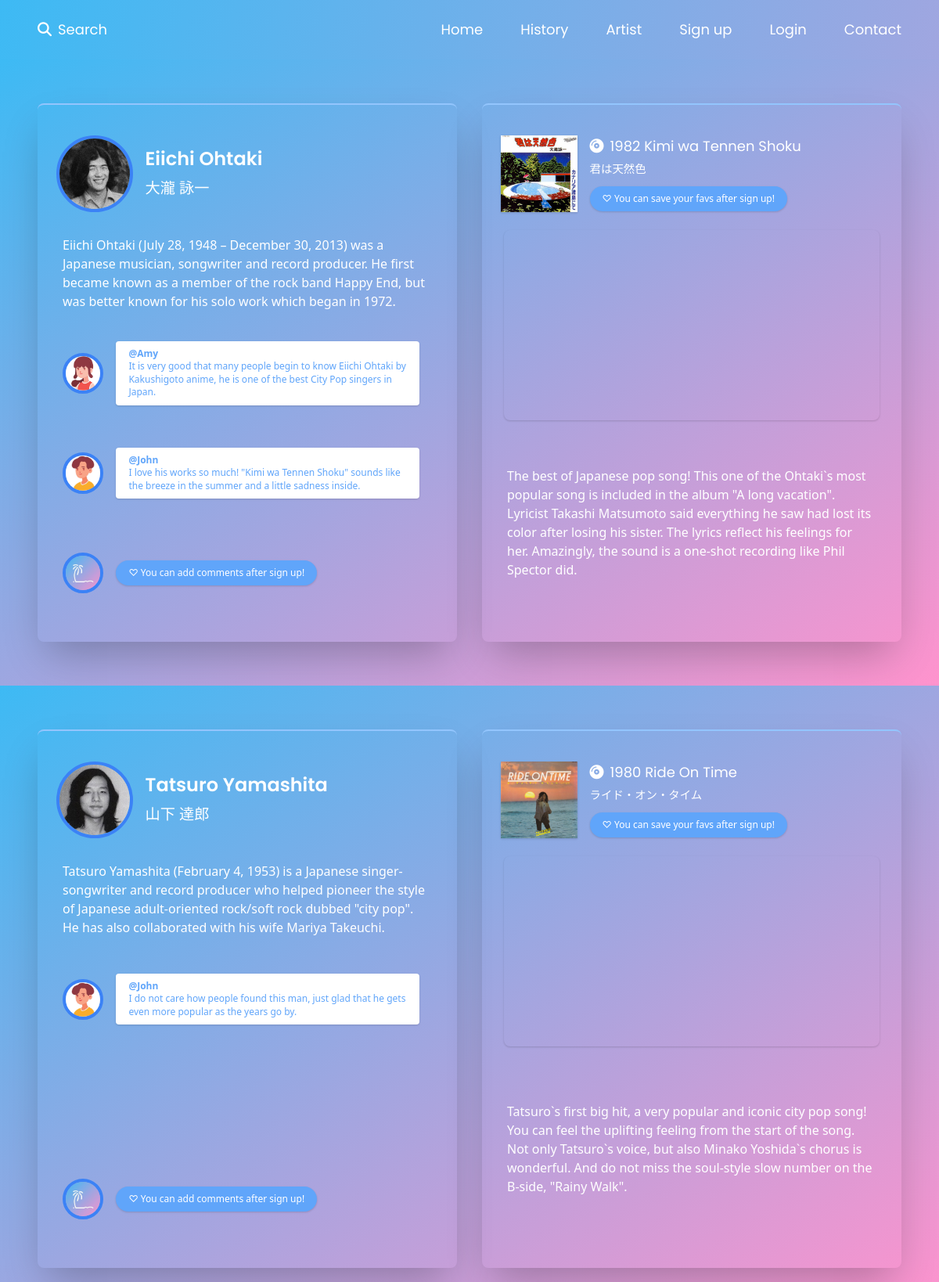
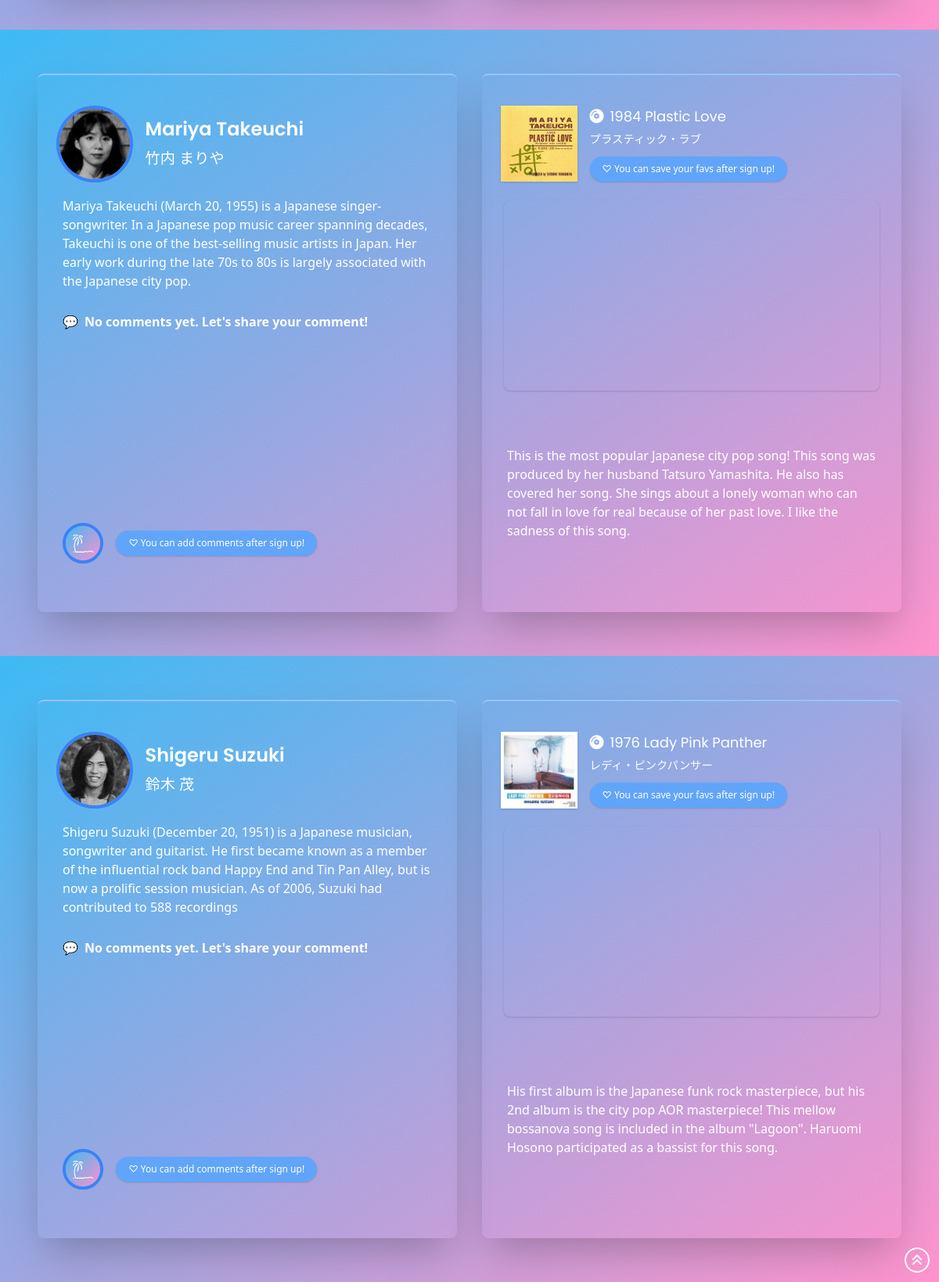
The page /artist on the database its author committed (2 pictures, top to bottom).
### flaskr/models.py (models this page shows, shortened)
class Artist(db.Model):
    __tablename__ = 'artists'
    id = db.Column(db.Integer, primary_key=True)
    from_album_id = db.Column(
        db.Integer, db.ForeignKey('albums.id'), index=True
    )
    year = db.Column(db.Integer)
    name = db.Column(db.String(128))
    name_j = db.Column(db.String(128))
    title = db.Column(db.String(128))
    title_j = db.Column(db.String(128))
    youtube = db.Column(db.Text)
    song_info = db.Column(db.Text)
    artist_info = db.Column(db.Text)
    song_picture_path = db.Column(db.Text)
    artist_picture_path = db.Column(db.Text)

class User(UserMixin, db.Model):
    __tablename__ = 'users'
    id = db.Column(db.Integer, primary_key=True)
    email = db.Column(db.String(64), unique=True, index=True)
    username = db.Column(db.String(64), index=True)
    password = db.Column(db.String(128))
    picture_path = db.Column(db.Text)
    create_at = db.Column(db.DateTime, default=datetime.now)
    update_at = db.Column(db.DateTime, default=datetime.now)
    @classmethod
    def select_user_by_id(cls, id):
        return cls.query.get(id)

class Comment(db.Model):
    __tablename__ = 'comments'
    id = db.Column(db.Integer, primary_key=True)
    from_user_id = db.Column(
        db.Integer, db.ForeignKey('users.id'), index=True
    )
    to_artist_id = db.Column(
        db.Integer, db.ForeignKey('artists.id'), index=True
    )
    comment = db.Column(db.Text)
    create_at = db.Column(db.DateTime, default=datetime.now)
    update_at = db.Column(db.DateTime, default=datetime.now)

### flaskr/artist/views.py (the view, shortened to what this page needs)
@artist_bp.route('', methods=['GET', 'POST'])
def artist():
    artists = Artist.query.all()
    comments = Comment.query.all()
    like_songs = LikeSong.query.all()
    users = User.query.all()
    user_id = current_user.get_id()
    user = User.select_user_by_id(user_id)
    form = LikeSongForm(request.form)
    form_c = CommentForm(request.form)
    if request.method == 'POST' and form_c.validate():
        new_comment = Comment(user_id, form_c.to_artist_id.data, form_c.comment.data)
        with db.session.begin(subtransactions=True):
            new_comment.create_comment()
        db.session.commit()
        flash("Your comment has been added!", "success")
    return render_template('artist/artist.html', artists=artists, comments=comments, like_songs=like_songs, users=users, user=user, form=form, form_c=form_c)

### flaskr/templates/artist/artist.html (shortened to what this page needs)
{% from "/_formhelpers.html" import render_field %}
{% extends "/base.html" %}
{% block content %}
{% block header2 %}
{{ super() }}
{% endblock %}
{% for artist in artists %}
<div class="artists-style" id="{{ artist.name }}">
    <div class="artist-style">
        <div class="artist-h-20">
            <div class="artist-grid-col-5">
                <div class="artist-col-2 xl:p-2">
                    <img src="{{ url_for('static', filename=artist.artist_picture_path) }}" class="w-full icon-style border-4">
                </div>
                <div class="artist-col-3">
                    <div class="pl-4 2xl:pl-8">
                        <h3 class="font-semibold">
                            {{ artist.name }}
                        </h3>
                        <h3 class="mt-1">
                            <small>{{ artist.name_j }}</small>
                        </h3>
                    </div>
                </div>
            </div>
        </div>
        <div class="artist-h-20 px-2">
            <p class="text-xs sm:text-base md:text-lg lg:text-base">
                {{ artist.artist_info }}
            </p>
        </div>
        <div class="artist-h-40 px-2">
            <div class="h-full w-full overflow-scroll">
                <div class="h-1/2 sm:h-1/3 lg:h-1/2 xl:h-1/3">
                    {% set isCommented = {'isCommented':False} %}
                    {% for comment in comments %}
                        {% if artist.id == comment.to_artist_id %}
                        <div class="artist-col-9 overflow-scroll">
                            {% for user in users %}
                            {% if comment.from_user_id == user.id %}
                            <div class="artist-col-2 xl:p-1">
                                {% if user.picture_path %}
                                <img src="{{ url_for('static', filename=user.picture_path) }}" class="icon-style">
                                {% else %}
                                <img src="/static/image/logoa.jpg" class="icon-style">
                                {% endif %}
                            </div>
                            <div class="artist-col-7">
                                <div class="comment-style">
                                    <p class="font-semibold text-xs 2xl:text-sm">@{{ user.username}}</p>
                                    <p class="leading-snug text-xs">{{ comment.comment }}</p>
                                </div>
                            </div>
                            {% endif %}
                            {% endfor %}
                        </div>
                        {% endif %}
                    {% endfor %}
                    {% if not isCommented.isCommented %}
                        <p class="font-semibold mt-2 lg:mt-6 xl:mt-2">
                            <span class="mr-2">💬</span>No comments yet. Let's share your comment!
                        </p>
                    {% endif %}
                </div>
            </div>
        </div>
        <div class="artist-h-20 px-2">
            <div class="artist-grid-col-9">
                {% if current_user.is_authenticated %}
                <div class="artist-col-2 p-0 xl:p-1">
                    {% if current_user.picture_path %}
                    <img src="{{ url_for('static', filename=current_user.picture_path) }}" class="icon-style">
                    {% else %}
                    <img src="/static/image/logoa.jpg" class="icon-style">
                    {% endif %}
                </div>
                <div class="artist-col-7">
                    <form method="POST" class="add-comment-form">
                        {{form_c.csrf_token}}
                        {{ form_c.to_artist_id(value=artist.id) }}
                        <p>
                            {{render_field(form_c.comment, rows="2", class="add-comment-style")}}
                        </p>
                        <p class="mt-1 sm:mt-2">
                            {{form_c.submit(class="btn-blue-small")}}
                        </p>
                    </form>
                </div>
                {% else %}
                <div class="artist-col-2 p-0 xl:p-1">
                    <img src="/static/image/logoa.jpg" class="icon-style">
                </div>
                <div class="artist-col-7 mx-2 sm:mx-4 2xl:mx-8">
                    <p>
                        <a href="{{ url_for('signup.signup') }}">
                            <button class="btn-blue text-xs xl:px-4">
                                ♡ You can add comments after sign up!
                            </button>
                        </a>
                    </p>
                </div>
                {% endif %}
            </div>
        </div>
    </div>
    <div class="artist-style mb-8 lg:mb-0">
        <div class="artist-h-20">
            <div class="artist-grid-col-5">
                <div class="artist-col-2 p-1 sm:p-0 xl:p-1">
                    <img src="{{ url_for('static', filename=artist.song_picture_path) }}" alt="" class="w-full shadow">
                </div>
                <div class="artist-col-3">
                    <div class="artist-pl">
                        <h5>
                            <i class="fas fa-compact-disc mr-1 sm:mr-2"></i>{{ artist.year }} {{ artist.title }}
                        </h5>
                        <h5>
                            <small>{{ artist.title_j }}</small>
                        </h5>
                        {% if current_user.is_authenticated %}
                        <form method="POST" class="mt-0 sm:mt-2">
                            {{ form.csrf_token }}
                            {{ form.from_user_id(value=current_user.id) }}
                            {{ form.to_artist_id(value=artist.id) }}
                            {% set isLiked = {'isLiked':False} %}
                            {% for like_song in like_songs %}
                                {% if like_song.from_user_id == current_user.id and like_song.to_artist_id == artist.id %}
                                <p>
                                    {{ form.submit(value="♥ Liked", class="btn-pink") }}
                                </p>
                                {% endif %}
                            {% endfor %}
                            {% if not isLiked.isLiked %}
                                <p>
                                    {{ form.submit(class="btn-transparent") }}
                                </p>
                            {% endif %}
                        </form>
                        {% else %}
                        <p class="mt-0 sm:mt-2">
                            <a href="{{ url_for('signup.signup') }}">
                                <button class="btn-blue text-xs xl:px-4">
                                    ♡ You can save your favs after sign up!
                                </button>
                            </a>
                        </p>
                        {% endif %}
                    </div>
                </div>
            </div>
        </div>
        <div class="youtube-style">
            <iframe class="youtube" src="{{ artist.youtube }}" frameborder="0" allow="accelerometer; autoplay; encrypted-media; gyroscope; picture-in-picture" allowfullscreen></iframe>
        </div>
        <div class="song-style">
            <p>{{ artist.song_info }}</p>
        </div>
    </div>
    {% block back %}
    {{ super() }}
    {% endblock %}
</div>
{% endfor %}
{% endblock %}

### flaskr/templates/base.html (shortened to what this page needs)
<!DOCTYPE html>
<html lang="en">
<head prefix="og:http://ogp.me/ns#">
    <link rel="stylesheet" href="/static/css/public/style.css">
    <link rel="stylesheet" href="/static/css/base.css">
</head>
<body class="bg-purple-300" id="top">
    {% block content %}
    {% block header2 %}
    <header class="header-style">
        <nav class="pt-4 lg:pt-6">
            <ul>
                <li>
                    <a class="menu-block" href="{{ url_for('search.search') }}">
                        <i class="fas fa-search mr-2"></i>Search
                    </a>
                </li>
            </ul>
            <div class="nav-bar-style" id="nav-content">
                <ul class="nav-ul-style">
                    <li class="menu-ml lg:ml-0">
                        <a class="menu-block" href="{{ url_for('app.home') }}">Home</a>
                    </li>
                    <li class="menu-ml">
                        <a class="menu-block" href="{{ url_for('history.history') }}">History</a>
                    </li>
                    <li class="menu-ml">
                        <a class="menu-block" href="{{ url_for('artist.artist') }}">Artist</a>
                    </li>
                    {% if current_user.is_authenticated %}
                    <li class="menu-ml">
                        <a class="menu-block" href="{{url_for('logout.logout')}}">Logout</a>
                    </li>
                    <li class="menu-ml">
                        <a class="menu-block" href="{{url_for('user.user')}}">User</a>
                    </li>
                    {% else %}
                    <li class="menu-ml">
                        <a class="menu-block" href="{{url_for('signup.signup')}}">Sign up</a>
                    </li>
                    <li class="menu-ml">
                        <a class="menu-block" href="{{url_for('login.login')}}">Login</a>
                    </li>
                    {% endif %}
                    <li class="menu-ml">
                        <a class="menu-block" href="{{ url_for('contact.contact') }}">Contact</a>
                    </li>
                </ul>
            </div>
        </nav>
    </header>
    {% endblock %}
    {% block back %}
    <div class="btn-back-style">
        <a href="#top">
            <p class="btn-back">
                <i class="fas fa-angle-double-up"></i>
            </p>
        </a>
    </div>
    {% endblock %}
    {% endblock %}
</body>
</html>

### flaskr/static/css/base.css (style rules this page uses)
body { background: linear-gradient(to bottom right, #3dbaf4 0%, #ff93cd 100%); }
body:after { position: fixed; top: 0; left: 0; width: 100%; height: 100%; content: ""; background: linear-gradient(to bottom right, #3dbaf4 0%, #ff93cd 100%); z-index: -1; }

### rows shown on the page
Artist: artist_picture_path (picture), name "Eiichi Ohtaki", name_j "大瀧 詠一", artist_info "Eiichi Ohtaki (July 28, 1948 – December 30, 2013) was a Japanese musician, songwriter and record producer. He first became known as a member of the rock band Happy End, but was better known for his solo work which began in 1972.", song_picture_path (picture), year "1982", title "Kimi wa Tennen Shoku", title_j "君は天然色", song_info "The best of Japanese pop song! This one of the Ohtaki`s most popular song is included in the album \"A long vacation\". Lyricist Takashi Matsumoto said everything he saw had lost its color after losing his sister. The lyrics reflect his feelings for her. Amazingly, the sound is a one-shot recording like Phil Spector did."
Comment: comment "It is very good that many people begin to know Eiichi Ohtaki by Kakushigoto anime, he is one of the best City Pop singers in Japan."
User: picture_path (picture), username "Amy"
Comment: comment "I love his works so much! \"Kimi wa Tennen Shoku\" sounds like the breeze in the summer and a little sadness inside."
User: picture_path (picture), username "John"
Artist: artist_picture_path (picture), name "Tatsuro Yamashita", name_j "山下 達郎", artist_info "Tatsuro Yamashita (February 4, 1953) is a Japanese singer-songwriter and record producer who helped pioneer the style of Japanese adult-oriented rock/soft rock dubbed \"city pop\". He has also collaborated with his wife Mariya Takeuchi.", song_picture_path (picture), year "1980", title "Ride On Time", title_j "ライド・オン・タイム", song_info "Tatsuro`s first big hit, a very popular and iconic city pop song! You can feel the uplifting feeling from the start of the song. Not only Tatsuro`s voice, but also Minako Yoshida`s chorus is wonderful. And do not miss the soul-style slow number on the B-side, \"Rainy Walk\"."
Comment: comment "I do not care how people found this man, just glad that he gets even more popular as the years go by."
Artist: artist_picture_path (picture), name "Mariya Takeuchi", name_j "竹内 まりや", artist_info "Mariya Takeuchi (March 20, 1955) is a Japanese singer-songwriter. In a Japanese pop music career spanning decades, Takeuchi is one of the best-selling music artists in Japan. Her early work during the late 70s to 80s is largely associated with the Japanese city pop.", shows "No comments yet. Let's share your comment!", song_picture_path (picture), year "1984", title "Plastic Love", title_j "プラスティック・ラブ", song_info "This is the most popular Japanese city pop song! This song was produced by her husband Tatsuro Yamashita. He also has covered her song. She sings about a lonely woman who can not fall in love for real because of her past love. I like the sadness of this song."
Artist: artist_picture_path (picture), name "Shigeru Suzuki", name_j "鈴木 茂", artist_info "Shigeru Suzuki (December 20, 1951) is a Japanese musician, songwriter and guitarist. He first became known as a member of the influential rock band Happy End and Tin Pan Alley, but is now a prolific session musician. As of 2006, Suzuki had contributed to 588 recordings", shows "No comments yet. Let's share your comment!", song_picture_path (picture), year "1976", title "Lady Pink Panther", title_j "レディ・ピンクパンサー", song_info "His first album is the Japanese funk rock masterpiece, but his 2nd album is the city pop AOR masterpiece! This mellow bossanova song is included in the album \"Lagoon\". Haruomi Hosono participated as a bassist for this song."
